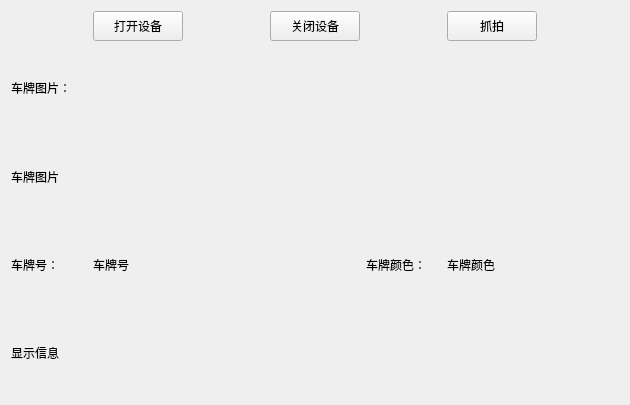
<?xml version="1.0" encoding="UTF-8"?>
<ui version="4.0">
 <class>TestVpr</class>
 <widget class="QWidget" name="TestVpr">
  <property name="geometry">
   <rect>
    <x>0</x>
    <y>0</y>
    <width>630</width>
    <height>405</height>
   </rect>
  </property>
  <property name="windowTitle">
   <string>Form</string>
  </property>
  <layout class="QGridLayout" name="gridLayout">
   <item row="0" column="0">
    <spacer name="horizontalSpacer">
     <property name="orientation">
      <enum>Qt::Horizontal</enum>
     </property>
     <property name="sizeHint" stdset="0">
      <size>
       <width>85</width>
       <height>20</height>
      </size>
     </property>
    </spacer>
   </item>
   <item row="0" column="2">
    <spacer name="horizontalSpacer_2">
     <property name="orientation">
      <enum>Qt::Horizontal</enum>
     </property>
     <property name="sizeHint" stdset="0">
      <size>
       <width>85</width>
       <height>20</height>
      </size>
     </property>
    </spacer>
   </item>
   <item row="0" column="4">
    <spacer name="horizontalSpacer_3">
     <property name="orientation">
      <enum>Qt::Horizontal</enum>
     </property>
     <property name="sizeHint" stdset="0">
      <size>
       <width>84</width>
       <height>20</height>
      </size>
     </property>
    </spacer>
   </item>
   <item row="0" column="6">
    <spacer name="horizontalSpacer_4">
     <property name="orientation">
      <enum>Qt::Horizontal</enum>
     </property>
     <property name="sizeHint" stdset="0">
      <size>
       <width>85</width>
       <height>20</height>
      </size>
     </property>
    </spacer>
   </item>
   <item row="1" column="0">
    <widget class="QLabel" name="label">
     <property name="text">
      <string>车牌图片：</string>
     </property>
    </widget>
   </item>
   <item row="2" column="0" colspan="7">
    <widget class="QLabel" name="labPictrue">
     <property name="text">
      <string>车牌图片</string>
     </property>
    </widget>
   </item>
   <item row="3" column="0">
    <widget class="QLabel" name="label_2">
     <property name="text">
      <string>车牌号：</string>
     </property>
    </widget>
   </item>
   <item row="3" column="1" colspan="3">
    <widget class="QLabel" name="labPlate">
     <property name="text">
      <string>车牌号</string>
     </property>
    </widget>
   </item>
   <item row="3" column="5" colspan="2">
    <widget class="QLabel" name="labcolor">
     <property name="text">
      <string>车牌颜色</string>
     </property>
    </widget>
   </item>
   <item row="4" column="0" colspan="7">
    <widget class="QLabel" name="labmessage">
     <property name="text">
      <string>显示信息</string>
     </property>
    </widget>
   </item>
   <item row="3" column="4">
    <widget class="QLabel" name="label_3">
     <property name="text">
      <string>车牌颜色：</string>
     </property>
    </widget>
   </item>
   <item row="0" column="1">
    <widget class="QToolButton" name="pushButton_OpenDev">
     <property name="minimumSize">
      <size>
       <width>90</width>
       <height>30</height>
      </size>
     </property>
     <property name="text">
      <string>打开设备</string>
     </property>
    </widget>
   </item>
   <item row="0" column="3">
    <widget class="QToolButton" name="pushButton_CloseDev">
     <property name="minimumSize">
      <size>
       <width>90</width>
       <height>30</height>
      </size>
     </property>
     <property name="text">
      <string>关闭设备</string>
     </property>
    </widget>
   </item>
   <item row="0" column="5">
    <widget class="QToolButton" name="pushButton_Capture">
     <property name="minimumSize">
      <size>
       <width>90</width>
       <height>30</height>
      </size>
     </property>
     <property name="text">
      <string>抓拍</string>
     </property>
    </widget>
   </item>
  </layout>
 </widget>
 <resources/>
 <connections/>
</ui>
